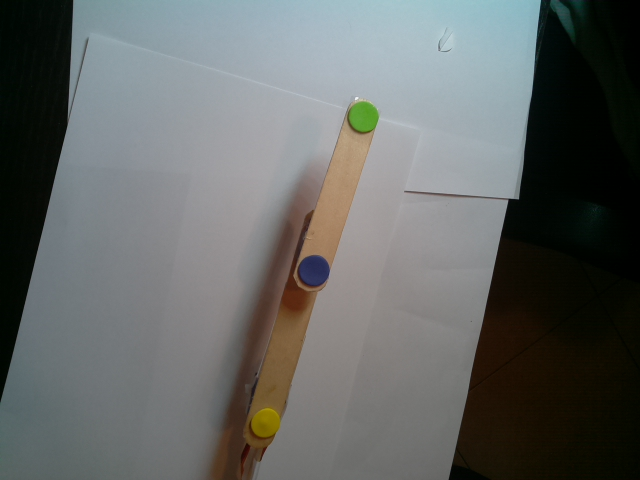
#> input picture project_software/Test Image.jpg, 640 x 480 px
$ python -i image_processing_functions.py   (imports and definitions only)
#> lines starting #> are read from the running program, lines starting #| are printed output that depends on the picture; after the words box and inside, x2 and y2 are one past the last pixel; in counts of white or black regions, pixels touching at a corner belong together
#> further down, picture is the input picture: shape (480, 640, 3); mean B, G, R 101, 102.7, 99.7
'''
Name: image_processing_functions.py
Author: Mizrahi Amit
Last update:27/3/17
Project: Camera Control XY Robotic Arm
'''
import sys
import numpy as np
import cv2


#------------------------------------------------------
def get_color_mask(image,color):
    #return white image with images in the color only
#> called with color = 'yellow'
    hsv = cv2.cvtColor(image,cv2.COLOR_BGR2HSV)
#> hsv: shape (480, 640, 3); mean H, S, V 70.4, 81.6, 107.7
    if color =='red':
        # define range of red color in HSV
        lower_red = np.array([0,70,50])
        upper_red = np.array([10,255,255])
        # Threshold the HSV image to get only red colors
        mask1 = cv2.inRange(hsv, lower_red, upper_red)
        # define range of red color in HSV
        lower_red = np.array([175,70,50])
        upper_red = np.array([180,255,255])
        # Threshold the HSV image to get only red colors
        mask2 = cv2.inRange(hsv, lower_red, upper_red)
        mask = cv2.bitwise_or(mask1, mask2, mask = None)

    elif color =='blue':
        # define range of blue color in HSV

        lower_blue = np.array([82,20,20])
        upper_blue = np.array([122,255,255])
        '''
        #home
        lower_blue = np.array([90,20,20])
        upper_blue = np.array([130,255,255])
        '''

        # Threshold the HSV image to get only blue colors
        mask = cv2.inRange(hsv, lower_blue, upper_blue)
    elif color == 'green':
        # define range of green color in HSV

        lower_green = np.array([40,130,100])
        upper_green = np.array([65,255,255])
        '''
        #home
        lower_green = np.array([40,130,100])
        upper_green = np.array([60,255,255])
        '''

        # Threshold the HSV image to get only green colors
        mask = cv2.inRange(hsv, lower_green, upper_green)
    elif color =='yellow':
        # define range of yellow color in HSV

        lower_yellow = np.array([15,150,120])
        upper_yellow = np.array([37,255,255])
        '''
        #home
        lower_yellow = np.array([20,150,120])
        upper_yellow = np.array([40,255,255])
        '''

        # Threshold the HSV image to get only yellow colors
        mask = cv2.inRange(hsv, lower_yellow, upper_yellow)
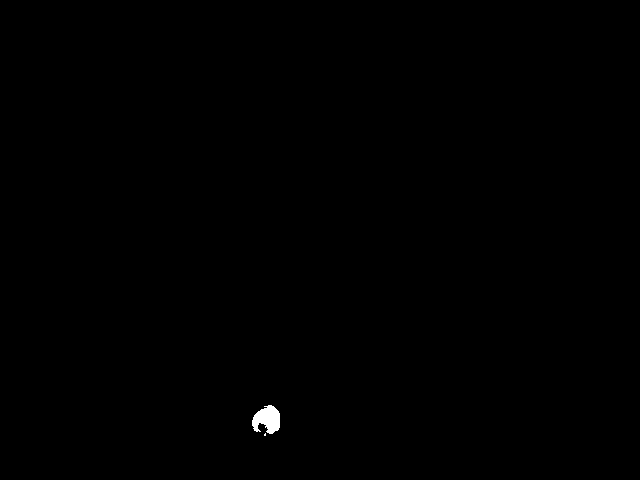
#> mask: shape (480, 640); 0.18% white; 2 white regions (1 under 20 px), largest, box (x1, y1, x2, y2) and area: (252, 405, 280, 434) 558

    else:
        mask = None

    return  mask

#------------------------------------------------------
def return_circles_values(img):
    img = cv2.medianBlur(img,5)
#> img: shape (480, 640); 0.18% white; 1 white region, box (x1, y1, x2, y2) and area: (252, 405, 280, 434) 552

    circles = cv2.HoughCircles(img,cv2.HOUGH_GRADIENT,2,200, param1=35,param2=20,minRadius=5,maxRadius=50)
#> circles = [[265, 419, 15.6]]
    return circles
#------------------------------------------------------
def detect_circle_by_color(color,image):
    mask = get_color_mask(image,color)
    circles = return_circles_values(mask)
#> circles = [[265, 419, 15.6]]
    if circles is None:
        x = None
        y = None
    else:
        x = circles[0][0][0]
#> x = 265
        y = circles[0][0][1]
#> y = 419

    return x,y

#------------------------------------------------------
def get_arm_position(image):

    #image = cv2.imread('Test Image.jpg')

    pos1 = detect_circle_by_color('yellow',image)#Shoulder
#> pos1 = (265, 419)

    pos2 = detect_circle_by_color('blue',image)#Elobow
#> call 2 of get_color_mask, with color = 'blue'
#> in get_color_mask (call 2), `mask = cv2.inRange(hsv, lower_blue, upper_blue)`:
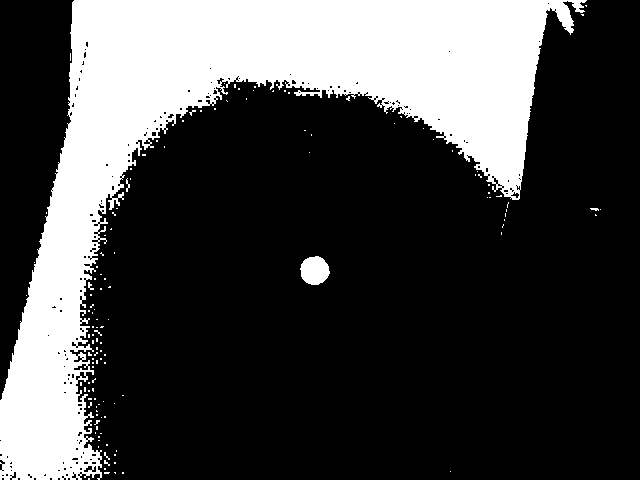
#> mask: shape (480, 640); 26.7% white; 131 white regions (127 under 20 px), largest, box (x1, y1, x2, y2) and area: (0, 0, 587, 480) 80803, (300, 256, 330, 285) 659, (126, 178, 130, 192) 26, (88, 282, 94, 290) 24
#> in return_circles_values (call 2), `img = cv2.medianBlur(img,5)`:
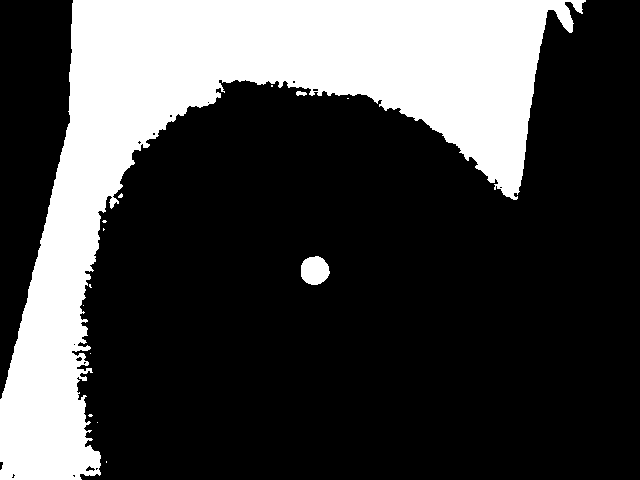
#> img: shape (480, 640); 26.7% white; 14 white regions (11 under 20 px), largest, box (x1, y1, x2, y2) and area: (0, 0, 586, 480) 81330, (301, 256, 330, 285) 655, (296, 91, 307, 96) 40
#> in return_circles_values (call 2), `circles = cv2.HoughCircles(img,cv2.HOUGH_GRADIENT,2,200, param1=35,par..`: circles = [[55, 337, 37.6], [313, 269, 13.6], [515, 155, 37]]
#> pos2 = (55, 337)

    pos3 = detect_circle_by_color('green',image)#Wirst
#> call 3 of get_color_mask, with color = 'green'
#> in get_color_mask (call 3), `mask = cv2.inRange(hsv, lower_green, upper_green)`:
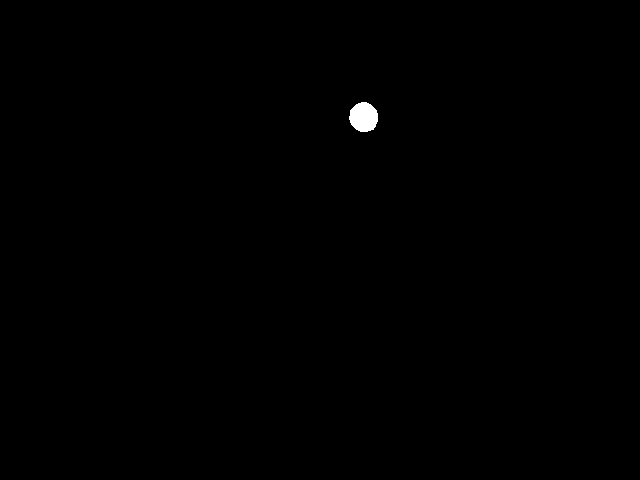
#> mask: shape (480, 640); 0.22% white; 1 white region, box (x1, y1, x2, y2) and area: (349, 102, 378, 132) 678
#> in return_circles_values (call 3), `img = cv2.medianBlur(img,5)`: img: shape (480, 640); 0.22% white; 1 white region, box (x1, y1, x2, y2) and area: (349, 102, 378, 132) 674
#> pos3 = (363, 117)


    return pos1,pos2,pos3

>>> import cv2
>>> picture = cv2.imread('Test Image.jpg')
>>> result = get_arm_position(picture)
#> result = ((265, 419), (55, 337), (363, 117))
